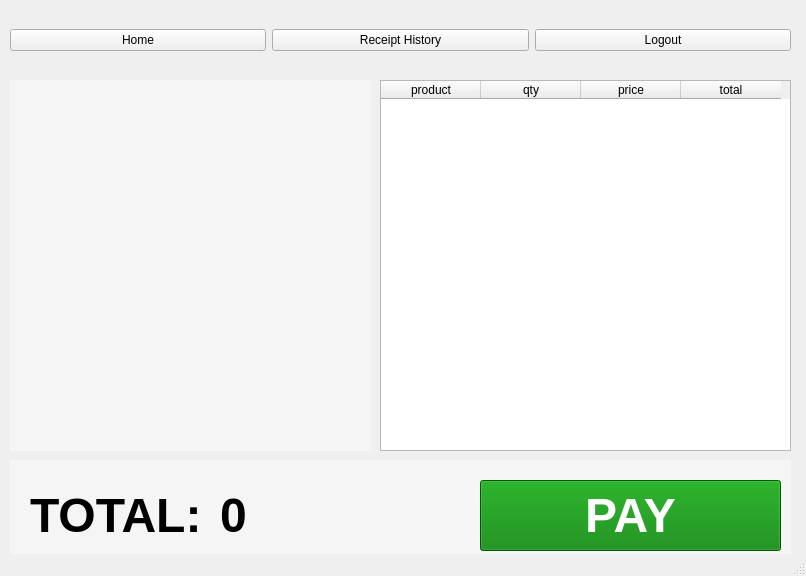
<?xml version="1.0" encoding="UTF-8"?>
<ui version="4.0">
 <class>MainWindow</class>
 <widget class="QMainWindow" name="MainWindow">
  <property name="geometry">
   <rect>
    <x>0</x>
    <y>0</y>
    <width>806</width>
    <height>576</height>
   </rect>
  </property>
  <property name="windowTitle">
   <string>MainWindow</string>
  </property>
  <widget class="QWidget" name="centralwidget">
   <widget class="QWidget" name="widget" native="true">
    <property name="geometry">
     <rect>
      <x>10</x>
      <y>80</y>
      <width>361</width>
      <height>371</height>
     </rect>
    </property>
    <property name="styleSheet">
     <string notr="true">background-color:  whitesmoke
</string>
    </property>
    <widget class="QLabel" name="camera">
     <property name="geometry">
      <rect>
       <x>0</x>
       <y>0</y>
       <width>361</width>
       <height>371</height>
      </rect>
     </property>
     <property name="text">
      <string/>
     </property>
    </widget>
   </widget>
   <widget class="QWidget" name="widget_2" native="true">
    <property name="geometry">
     <rect>
      <x>10</x>
      <y>460</y>
      <width>781</width>
      <height>101</height>
     </rect>
    </property>
    <property name="styleSheet">
     <string notr="true">background-color:  whitesmoke</string>
    </property>
    <widget class="QLabel" name="label">
     <property name="geometry">
      <rect>
       <x>20</x>
       <y>30</y>
       <width>181</width>
       <height>51</height>
      </rect>
     </property>
     <property name="font">
      <font>
       <family>Arial</family>
       <pointsize>36</pointsize>
       <bold>true</bold>
      </font>
     </property>
     <property name="text">
      <string>TOTAL:</string>
     </property>
    </widget>
    <widget class="QLabel" name="total">
     <property name="geometry">
      <rect>
       <x>210</x>
       <y>30</y>
       <width>141</width>
       <height>51</height>
      </rect>
     </property>
     <property name="font">
      <font>
       <family>Arial</family>
       <pointsize>36</pointsize>
       <bold>true</bold>
      </font>
     </property>
     <property name="text">
      <string>0</string>
     </property>
    </widget>
    <widget class="QPushButton" name="pushButton_4">
     <property name="geometry">
      <rect>
       <x>470</x>
       <y>20</y>
       <width>301</width>
       <height>71</height>
      </rect>
     </property>
     <property name="font">
      <font>
       <family>Arial</family>
       <pointsize>36</pointsize>
       <bold>true</bold>
      </font>
     </property>
     <property name="styleSheet">
      <string notr="true">BACKGROUND : GREEN; COLOR :WHITE</string>
     </property>
     <property name="text">
      <string>PAY</string>
     </property>
    </widget>
   </widget>
   <widget class="QTableWidget" name="tableWidget">
    <property name="geometry">
     <rect>
      <x>380</x>
      <y>80</y>
      <width>411</width>
      <height>371</height>
     </rect>
    </property>
    <column>
     <property name="text">
      <string>product</string>
     </property>
    </column>
    <column>
     <property name="text">
      <string>qty</string>
     </property>
    </column>
    <column>
     <property name="text">
      <string>price</string>
     </property>
    </column>
    <column>
     <property name="text">
      <string>total</string>
     </property>
    </column>
   </widget>
   <widget class="QWidget" name="horizontalLayoutWidget">
    <property name="geometry">
     <rect>
      <x>10</x>
      <y>10</y>
      <width>781</width>
      <height>61</height>
     </rect>
    </property>
    <layout class="QHBoxLayout" name="horizontalLayout">
     <item>
      <widget class="QPushButton" name="pushButton_3">
       <property name="text">
        <string>Home</string>
       </property>
      </widget>
     </item>
     <item>
      <widget class="QPushButton" name="pushButton_2">
       <property name="text">
        <string>Receipt History</string>
       </property>
      </widget>
     </item>
     <item>
      <widget class="QPushButton" name="pushButton">
       <property name="text">
        <string>Logout</string>
       </property>
      </widget>
     </item>
    </layout>
   </widget>
  </widget>
  <widget class="QStatusBar" name="statusbar"/>
 </widget>
 <resources/>
 <connections/>
</ui>
